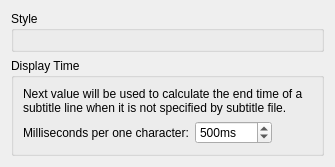
           <widget class="QWidget" name="widget_2">
            <attribute name="title">
             <string>Display</string>
            </attribute>
            <layout class="QVBoxLayout" name="verticalLayout_25">
             <item>
              <widget class="QGroupBox" name="groupBox_7">
               <property name="title">
                <string>Style</string>
               </property>
               <layout class="QVBoxLayout" name="verticalLayout_11">
                <item>
                 <widget class="OsdStyle::Widget" name="subOsd" native="true"/>
                </item>
               </layout>
              </widget>
             </item>
             <item>
              <widget class="QGroupBox" name="groupBox_18">
               <property name="title">
                <string>Display Time</string>
               </property>
               <layout class="QVBoxLayout" name="verticalLayout_10">
                <item>
                 <widget class="QLabel" name="label_21">
                  <property name="text">
                   <string>Next value will be used to calculate the end time of a subtitle line when it is not specified by subtitle file.</string>
                  </property>
                  <property name="wordWrap">
                   <bool>true</bool>
                  </property>
                 </widget>
                </item>
                <item>
                 <layout class="QHBoxLayout" name="horizontalLayout_10">
                  <item>
                   <widget class="QLabel" name="label_22">
                    <property name="text">
                     <string>Milliseconds per one character:</string>
                    </property>
                   </widget>
                  </item>
                  <item>
                   <widget class="QSpinBox" name="msPerChar">
                    <property name="accelerated">
                     <bool>true</bool>
                    </property>
                    <property name="suffix">
                     <string>ms</string>
                    </property>
                    <property name="prefix">
                     <string/>
                    </property>
                    <property name="minimum">
                     <number>1</number>
                    </property>
                    <property name="maximum">
                     <number>99999</number>
                    </property>
                    <property name="singleStep">
                     <number>100</number>
                    </property>
                    <property name="value">
                     <number>500</number>
                    </property>
                   </widget>
                  </item>
                  <item>
                   <spacer name="horizontalSpacer_19">
                    <property name="orientation">
                     <enum>Qt::Horizontal</enum>
                    </property>
                    <property name="sizeHint" stdset="0">
                     <size>
                      <width>40</width>
                      <height>20</height>
                     </size>
                    </property>
                   </spacer>
                  </item>
                 </layout>
                </item>
               </layout>
              </widget>
             </item>
             <item>
              <spacer name="verticalSpacer_4">
               <property name="orientation">
                <enum>Qt::Vertical</enum>
               </property>
               <property name="sizeHint" stdset="0">
                <size>
                 <width>0</width>
                 <height>0</height>
                </size>
               </property>
              </spacer>
             </item>
            </layout>
           </widget>
